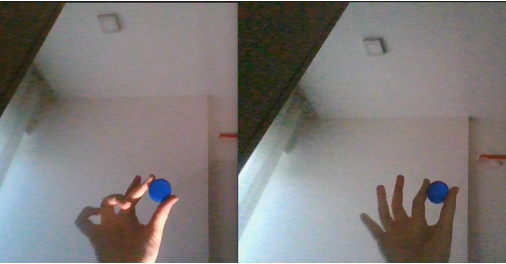
#> input picture images/1.png, 506 x 264 px, given in place of the camera
$ python ODwithHaarCasCade.py
#> lines starting #> are read from the running program, lines starting #| are printed output that depends on the picture; after the words box and inside, x2 and y2 are one past the last pixel; in counts of white or black regions, pixels touching at a corner belong together
import cv2
import numpy as np
import time

object_cascade = cv2.CascadeClassifier('myhaar.xml')

cap = cv2.VideoCapture(0)

prev_frame_time = 0
new_frame_time = 0

while True:
    ret, img = cap.read()
#> img is the input picture: shape (264, 506, 3); mean B, G, R 119.7, 121.3, 125.6
    gray = cv2.cvtColor(img,cv2.COLOR_BGR2GRAY)
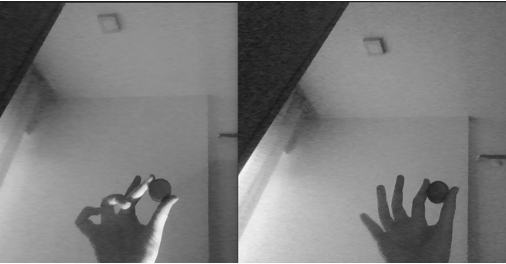
#> gray: shape (264, 506); min 23, max 255, mean 122.4
    objects = object_cascade.detectMultiScale(gray,1.1,2)
#> objects = ()

    print(objects)

    for(x,y,w,h) in objects:
        cv2.rectangle(img,(x,y),(x+w,y+h),(255,0,0),2)
#> this loop made 0 passes

    img = cv2.resize(img,(500,300))
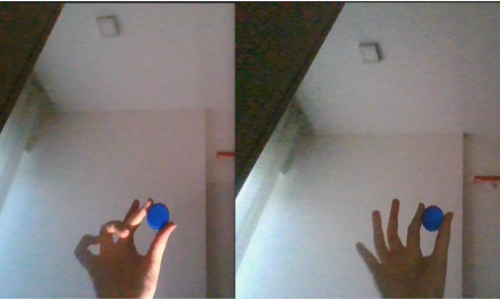
#> img: shape (300, 500, 3); mean B, G, R 119.6, 121.2, 125.5
    font = cv2.FONT_HERSHEY_SIMPLEX
#> font = 0
    new_frame_time = time.time()
    fps = 1/(new_frame_time-prev_frame_time)
    prev_frame_time = new_frame_time

    fps= int(fps)
    fps = str(fps)

    cv2.putText(img,fps,(7,70),font,3,(100,255,0),3, cv2.LINE_AA)
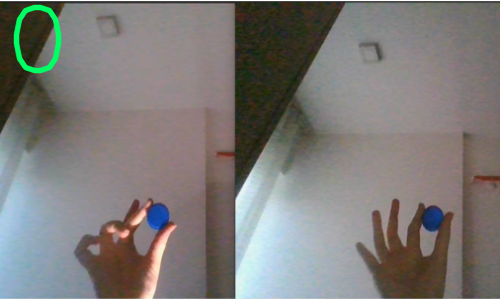
#> img: shape (300, 500, 3); 0.77% of pixels changed, all inside (x1, y1, x2, y2) = (13, 4, 62, 74)

    cv2.imshow('img',img)
    k = cv2.waitKey(30) & 0xff
#> (key Esc is pressed here)
    if k == 27:
        break

cap.release()
cv2.destroyAllWindows()

$ run again, on images/2.png
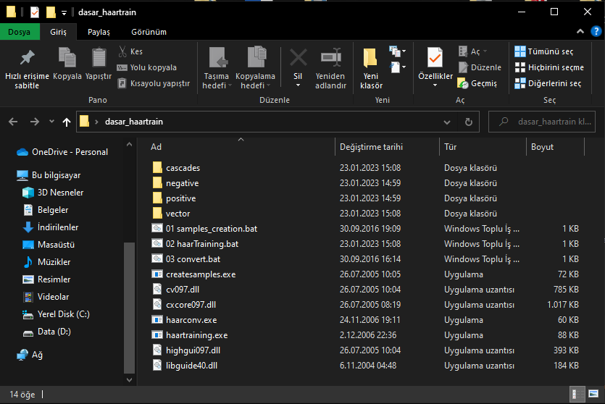
#> input picture images/2.png, 605 x 406 px, given in place of the camera
#> img is the input picture: shape (406, 605, 3); mean B, G, R 40.6, 41, 40.4
#> objects = ()
#> `img = cv2.resize(img,(500,300))`:
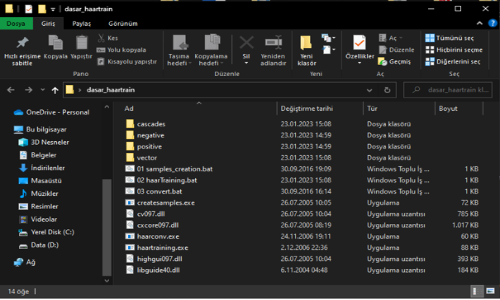
#> img: shape (300, 500, 3); mean B, G, R 40.6, 41, 40.3
#> font = 0
#> `cv2.putText(img,fps,(7,70),font,3,(100,255,0),3, cv2.LINE_AA)`:
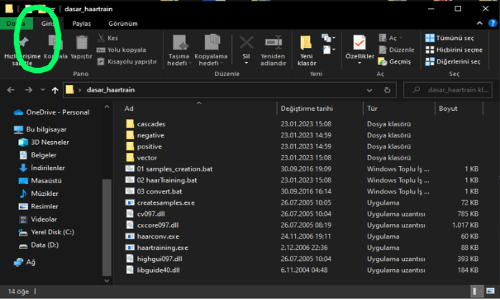
#> img: shape (300, 500, 3); 0.77% of pixels changed, all inside (x1, y1, x2, y2) = (13, 4, 62, 74)

$ run again, on images/4.png
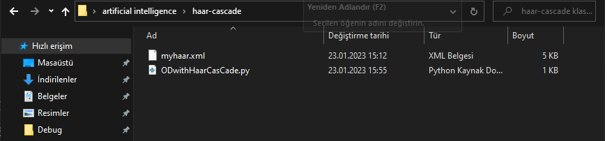
#> input picture images/4.png, 607 x 141 px, given in place of the camera
#> img is the input picture: shape (141, 607, 3); mean B, G, R 37.7, 37.7, 37.4
#> objects = ()
#> `img = cv2.resize(img,(500,300))`:
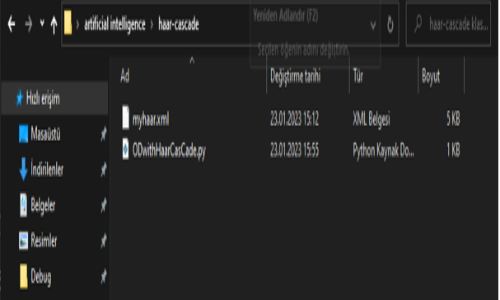
#> img: shape (300, 500, 3); mean B, G, R 37.7, 37.7, 37.4
#> font = 0
#> `cv2.putText(img,fps,(7,70),font,3,(100,255,0),3, cv2.LINE_AA)`:
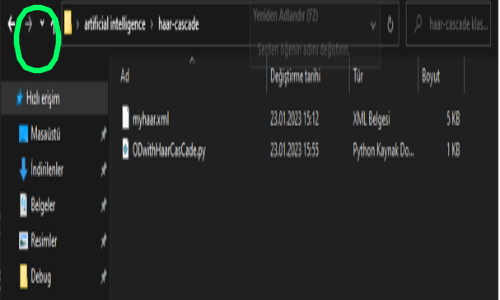
#> img: shape (300, 500, 3); 0.77% of pixels changed, all inside (x1, y1, x2, y2) = (13, 4, 62, 74)
